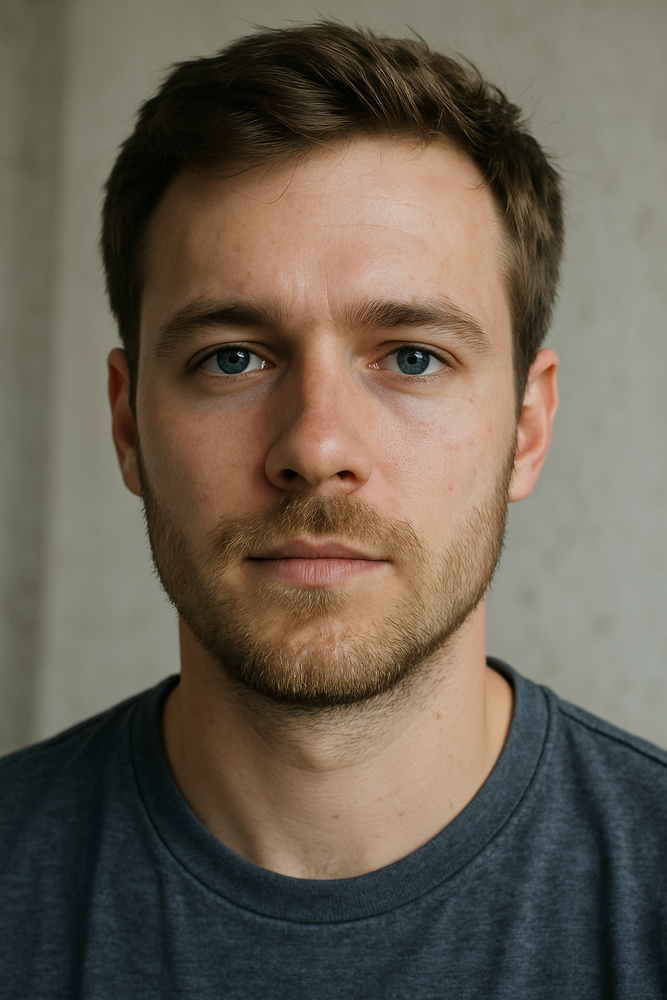
#> input picture input.png, 667 x 1000 px, shrunk from 1024 x 1536 before the run
$ python PerceptualNoiseBench_v1.py
#> lines starting #> are read from the running program, lines starting #| are printed output that depends on the picture
#!/usr/bin/env python3
"""Hobbled variant of PerceptualNoiseBench.

The intent is educational: the scaffolding runs end-to-end, but key functions
are deliberately left blank so practitioners have to implement the perceptual
maths themselves.  The pipeline therefore emits trivially perturbed images until
the TODO sections are filled in.

Disclaimer: for lawful research only.  By running this file you agree to supply
your own implementations responsibly and to accept full liability for any
downstream effects. Contact the maintainer if you require the full,
fully-instrumented version with the completed perceptual stack.
"""

from __future__ import annotations

import logging
import pathlib
from dataclasses import dataclass
from typing import Tuple

import numpy as np
from PIL import Image

INPUT_IMAGE_PATH = "input.png"
OUTPUT_IMAGE_PATH = "output_hobbled.png"
EPSILON = 0.5
LOG_FORMAT = "%(asctime)s %(levelname)s %(message)s"
LOG_LEVEL = logging.INFO

LOGGER = logging.getLogger(__name__)


@dataclass(frozen=True)
class PerceptualReport:
    """Minimal perceptual report, intentionally sparse."""

    noise_mean: float
    noise_std: float


def configure_logging() -> None:
    logging.basicConfig(level=LOG_LEVEL, format=LOG_FORMAT)


def deterministic_rng(seed: int = 123) -> np.random.Generator:
    return np.random.default_rng(seed)


class HobbledPerturber:
    """Perturber shell with missing internals."""

    def __init__(self, epsilon: float = EPSILON) -> None:
        self.epsilon = float(epsilon)
        self.rng = deterministic_rng()

    def load(self, path: str) -> Tuple[Image.Image, np.ndarray]:
#> called with path = 'input.png'
        p = pathlib.Path(path)
        if not p.exists():
            raise FileNotFoundError(str(p))
        img = Image.open(p).convert("RGB")
#> img is the input picture: PIL image 667x1000 RGB; mean R, G, B 106.4, 96.5, 82.3
        arr = np.asarray(img).astype(np.float32)
        if arr.ndim != 3 or arr.shape[2] != 3:
            raise ValueError("Expecting HxWx3 image")
        return img, arr

    def perturb(self, arr: np.ndarray) -> Tuple[np.ndarray, np.ndarray]:
        LOGGER.info("Running hobbled perturbation (placeholders still empty).")
        mask = self._contrast_mask(arr[:, :, 0])
        if mask is None:
            LOGGER.warning("Contrast mask not implemented; using uniform weights.")
            mask = np.ones(arr.shape[:2], dtype=np.float32)
        mask = mask[:, :, None]
        noise = self.rng.uniform(-self.epsilon, self.epsilon, arr.shape).astype(
            np.float32
        )
        noise *= mask
        candidate = self._embed_watermark(arr, mask)
        if candidate is None:
            LOGGER.warning("Watermark embedder not implemented; skipping.")
            candidate = arr
        try:
            candidate = self._apply_phase_tricks(candidate)
        except NotImplementedError:
            LOGGER.warning("Phase tricks missing; returning untouched candidate.")
        out = np.clip(candidate + noise, 0, 255)
        return out, noise

    def _contrast_mask(self, luminance: np.ndarray) -> np.ndarray | None:
        """Return a contrast mask; left blank on purpose."""
        pass

    def _embed_watermark(self, arr: np.ndarray, mask: np.ndarray) -> np.ndarray | None:
        """Hide a watermark in-place; implement me."""
        pass

    def _apply_phase_tricks(self, arr: np.ndarray) -> np.ndarray:
        """Apply Fourier-domain tricks; replace with actual math."""
        raise NotImplementedError("Phase perturbation left as an exercise.")


def run(
    input_path: str = INPUT_IMAGE_PATH, output_path: str = OUTPUT_IMAGE_PATH
) -> PerceptualReport:
    configure_logging()
    perturber = HobbledPerturber()
    _, arr = perturber.load(input_path)
    perturbed, noise = perturber.perturb(arr)
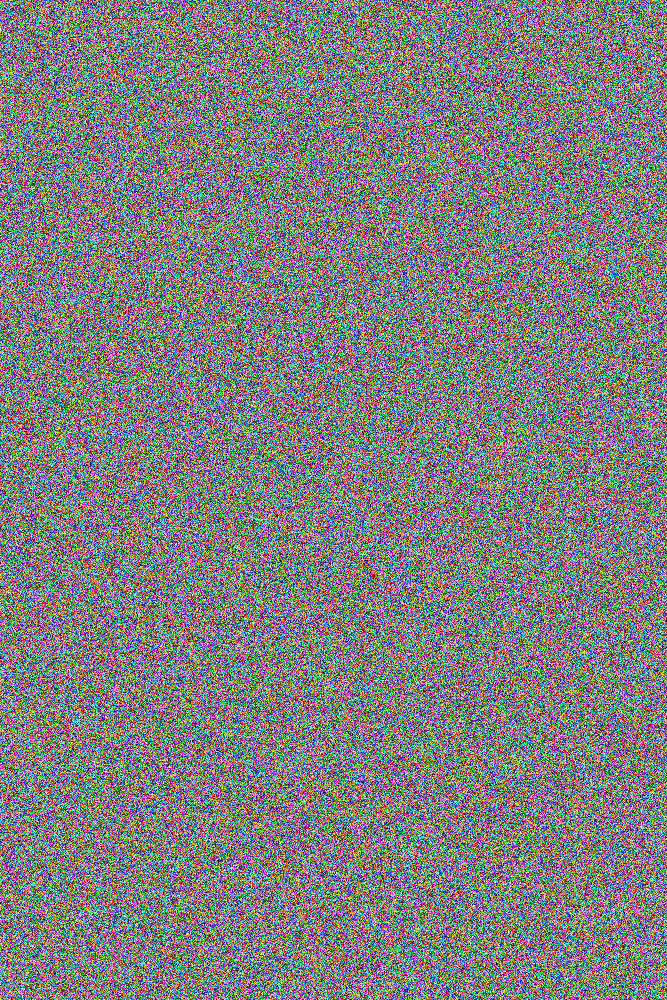
#> noise: shape (1000, 667, 3) float32; mean R, G, B -0.000151, -2.04e-05, 0.000391; drawn with min black and max white
    Image.fromarray(perturbed.astype(np.uint8)).save(output_path)
    LOGGER.info("Hobbled output written to %s", output_path)
    return PerceptualReport(
        noise_mean=float(noise.mean()), noise_std=float(noise.std())
    )


if __name__ == "__main__":
    REPORT = run()
    LOGGER.info("Noise summary mean=%.6f std=%.6f", REPORT.noise_mean, REPORT.noise_std)
